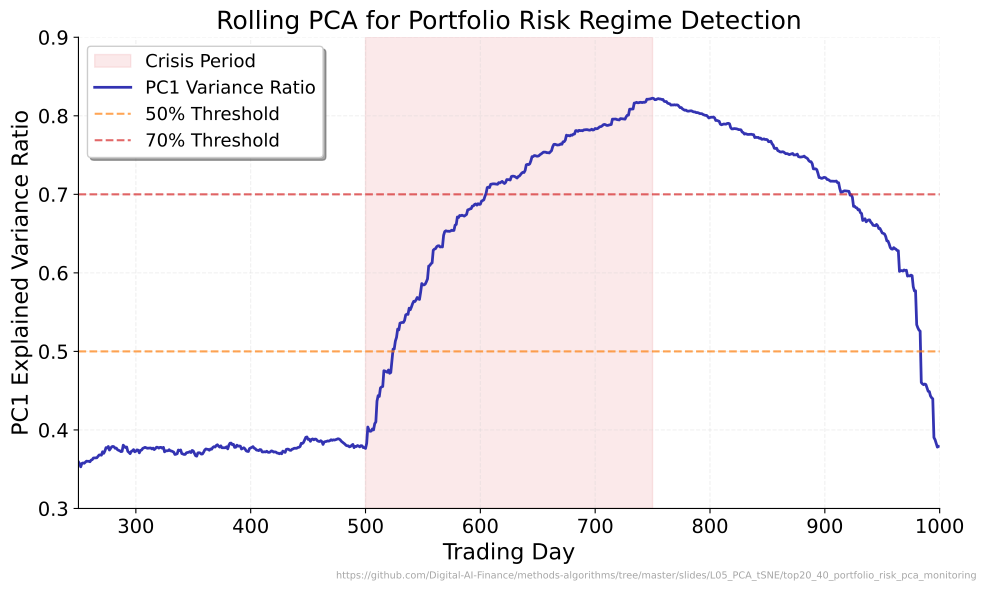

Python code for this plot:
"""Rolling PCA for Portfolio Risk Regime Detection."""
import matplotlib.pyplot as plt
import numpy as np
from pathlib import Path
from sklearn.decomposition import PCA
import sys
sys.path.insert(0, str(Path(__file__).resolve().parents[3] / 'templates'))
from chart_style import apply_style, COLORS, MLPURPLE, MLBLUE, MLORANGE, MLGREEN, MLRED, MLLAVENDER
apply_style()

CHART_METADATA = {
    "title": "Rolling PCA for Portfolio Risk Regime Detection",
    "description": "Time series of rolling PC1 explained variance ratio detecting crisis regimes in correlated stock returns.",
    "url": "https://github.com/Digital-AI-Finance/methods-algorithms/tree/master/slides/L05_PCA_tSNE/top20_40_portfolio_risk_pca_monitoring"
}


np.random.seed(42)

n_days = 1000
n_stocks = 10
window = 250

# Generate returns with regime-dependent correlation
returns = np.zeros((n_days, n_stocks))

for day in range(n_days):
    if 500 <= day < 750:
        # Crisis regime: high correlation, high volatility
        corr_val = 0.8
        vol = 0.02
    else:
        # Normal regime: low correlation, normal volatility
        corr_val = 0.3
        vol = 0.01

    corr_matrix = np.full((n_stocks, n_stocks), corr_val)
    np.fill_diagonal(corr_matrix, 1.0)
    L = np.linalg.cholesky(corr_matrix)
    returns[day] = vol * (L @ np.random.randn(n_stocks))

# Rolling PCA: compute PC1 explained variance ratio for each 250-day window
rolling_days = []
rolling_var_ratio = []

for end in range(window, n_days):
    start = end - window
    window_data = returns[start:end]
    pca = PCA(n_components=1).fit(window_data)
    rolling_days.append(end)
    rolling_var_ratio.append(pca.explained_variance_ratio_[0])

rolling_days = np.array(rolling_days)
rolling_var_ratio = np.array(rolling_var_ratio)

fig, ax = plt.subplots()

# Shade crisis period
ax.axvspan(500, 750, color=MLRED, alpha=0.1, label='Crisis Period')

# Plot rolling variance ratio
ax.plot(rolling_days, rolling_var_ratio, color=MLPURPLE, linewidth=2, label='PC1 Variance Ratio')

# Threshold lines
ax.axhline(y=0.5, color=MLORANGE, linewidth=1.5, linestyle='--', alpha=0.7, label='50% Threshold')
ax.axhline(y=0.7, color=MLRED, linewidth=1.5, linestyle='--', alpha=0.7, label='70% Threshold')

ax.set_xlabel('Trading Day')
ax.set_ylabel('PC1 Explained Variance Ratio')
ax.set_title('Rolling PCA for Portfolio Risk Regime Detection')
ax.set_ylim(0.3, 0.9)
ax.set_xlim(250, 1000)
ax.legend(frameon=True, fancybox=True, shadow=True, loc='upper left')
ax.grid(True, alpha=0.3)

plt.figtext(0.99, 0.01, CHART_METADATA['url'], fontsize=7, color='gray', ha='right', va='bottom', alpha=0.7)
plt.tight_layout()
plt.savefig(Path(__file__).parent / 'chart.pdf', dpi=300, bbox_inches='tight', facecolor='white')
plt.close()
